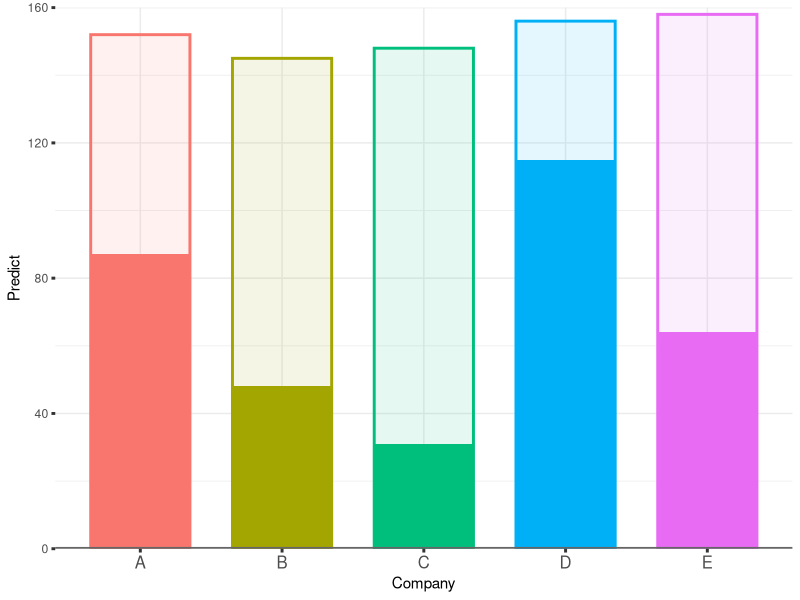
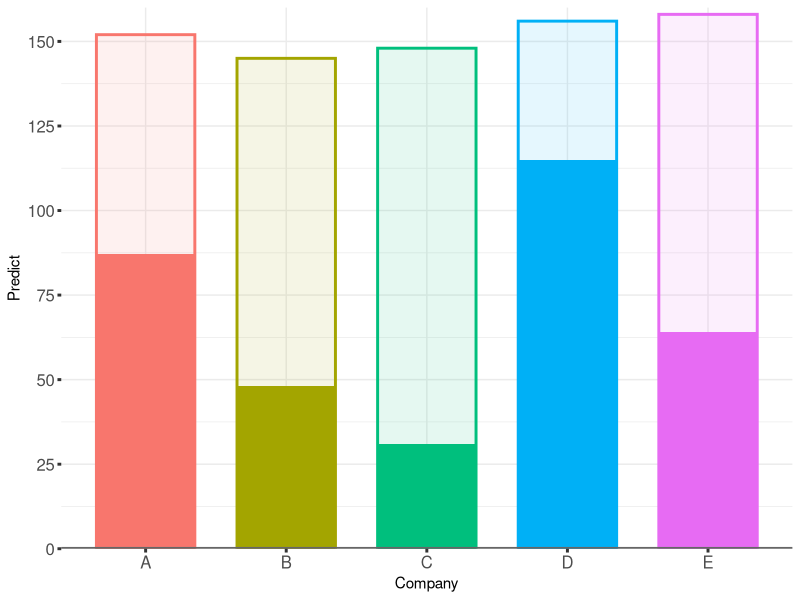
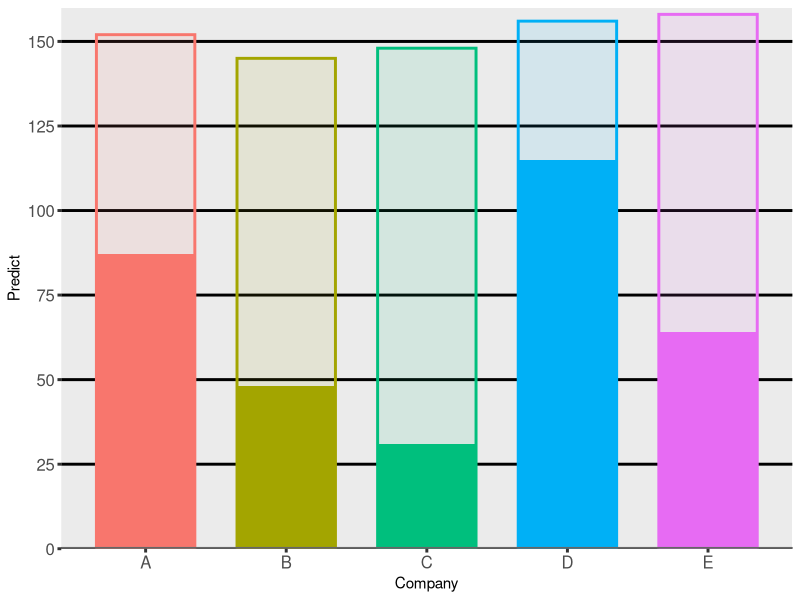
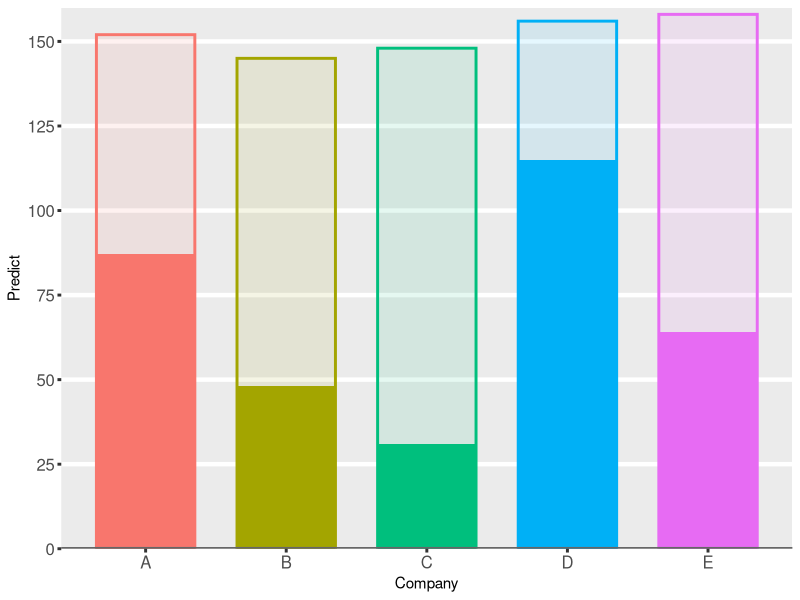
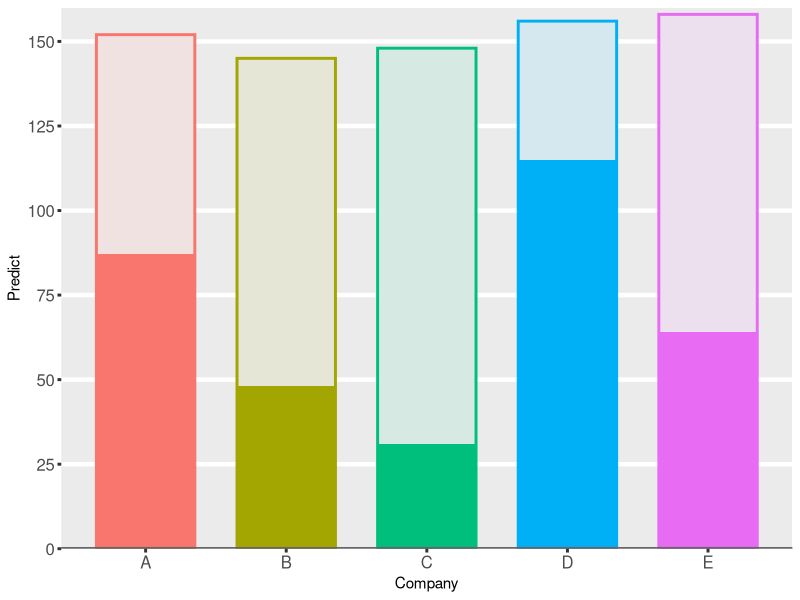

Generate these figures, in order, with R:
library("ggplot2")

set.seed(1228)
df = data.frame(Company = LETTERS[1:5],
                Performance = sample(30:120, 5),
                Predict = sample(130:160, 5))

ggplot(data = df,
       aes(x = Company)) + 
  geom_col(aes(y = Predict,
               fill  = Company,
               color = Company),
           size = 1,
           alpha = 0.1,
           width = 0.7) +
  geom_col(aes(y = Performance,
               fill = Company),
           width = 0.7) +
  geom_hline(yintercept = 0, color = "#666666", size = 1.2) +
  scale_y_continuous(expand = c(0, 0),
                     limits = c(0, 160)) + 
  theme_bw() +
  theme(axis.text.x = element_text(size = 12),
        axis.ticks = element_line(size = 1),
        panel.border = element_blank(),
        legend.position = "none")

ggplot(data = df,
       aes(x = Company)) + 
  geom_col(aes(y = Predict,
               fill  = Company,
               color = Company),
           size = 1,
           alpha = 0.1,
           width = 0.7) +
  geom_col(aes(y = Performance,
               fill = Company),
           width = 0.7) +
  geom_hline(yintercept = 0, color = "#666666", size = 1.2) +
  scale_y_continuous(expand = c(0, 0),
                     limits = c(0, 160),
                     breaks = (0:6) * 25,
                     labels = (0:6) * 25) + 
  theme_bw() +
  theme(axis.text = element_text(size = 12),
        axis.ticks = element_line(size = 1),
        panel.border = element_blank(),
        legend.position = "none")

ggplot(data = df,
       aes(x = Company)) + 
  geom_col(aes(y = Predict,
               fill  = Company,
               color = Company),
           size = 1,
           alpha = 0.1,
           width = 0.7) +
  geom_col(aes(y = Performance,
               fill = Company),
           width = 0.7) +
  geom_hline(yintercept = 0, color = "#666666", size = 1.2) +
  scale_y_continuous(expand = c(0, 0),
                     limits = c(0, 160),
                     breaks = (0:6) * 25,
                     labels = (0:6) * 25) + 
  theme(axis.text = element_text(size = 12),
        axis.ticks = element_line(size = 1),
        panel.grid.major.x = element_blank(),
        panel.grid.minor = element_blank(),
        panel.grid.major.y = element_line(size = 1, color = "#000000"),
        panel.border = element_blank(),
        legend.position = "none")

ggplot(data = df,
       aes(x = Company)) + 
  geom_col(aes(y = Predict,
               fill  = Company,
               color = Company),
           size = 1,
           alpha = 0.1,
           width = 0.7) +
  geom_col(aes(y = Performance,
               fill = Company),
           width = 0.7) +
  geom_hline(yintercept = 0, color = "#666666", size = 1.2) +
  scale_y_continuous(expand = c(0, 0),
                     limits = c(0, 160),
                     breaks = (0:6) * 25,
                     labels = (0:6) * 25) + 
  theme(axis.text = element_text(size = 12),
        axis.ticks = element_line(size = 1),
        panel.grid.major.x = element_blank(),
        panel.grid.minor = element_blank(),
        panel.grid.major.y = element_line(size = 1.5),
        panel.border = element_blank(),
        legend.position = "none")

ggplot(data = df,
       aes(x = Company)) + 
  geom_col(aes(y = Predict),
           fill = "#EEEEEE",
           width = 0.7) +
  geom_col(aes(y = Predict,
               fill  = Company,
               color = Company),
           size = 1,
           alpha = 0.1,
           width = 0.7) +
  geom_col(aes(y = Performance,
               fill = Company),
           width = 0.7) +
  geom_hline(yintercept = 0, color = "#666666", size = 1.2) +
  scale_y_continuous(expand = c(0, 0),
                     limits = c(0, 160),
                     breaks = (0:6) * 25,
                     labels = (0:6) * 25) + 
  theme(axis.text = element_text(size = 12),
        axis.ticks = element_line(size = 1),
        panel.grid.major.x = element_blank(),
        panel.grid.minor = element_blank(),
        panel.grid.major.y = element_line(size = 1.5),
        panel.border = element_blank(),
        legend.position = "none")
